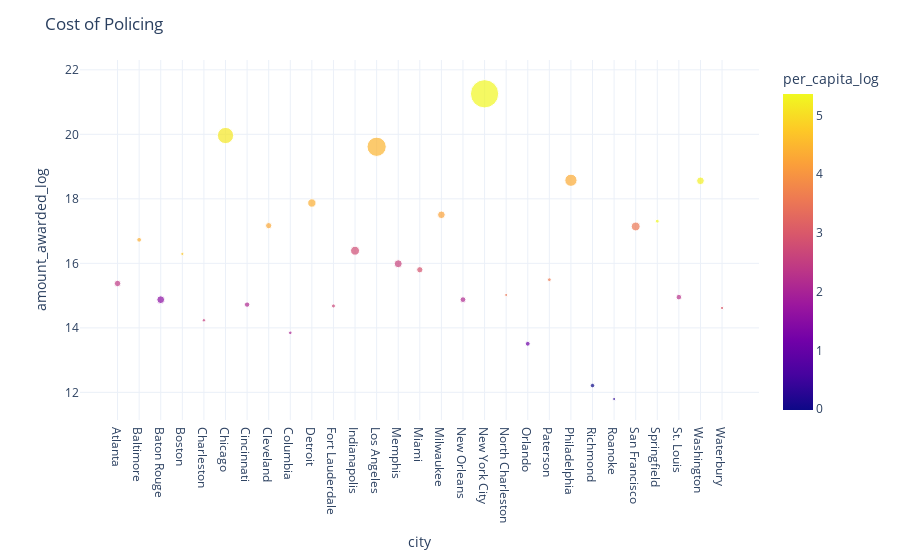

Write notebook code for a chart like this one.
### Code cell
fig = px.scatter(df, x='city', y='amount_awarded_log'
                 ,size='Estimates Base'
                 , hover_data=['amount_awarded_log','Incident_count','city']
                 ,color= 'per_capita_log')
fig.update_layout(template='plotly_white')
fig.update_layout(title='Cost of Policing')
fig.show()

### Figure 1 — Plotly figure (JSON) as saved in the notebook; plotly's stock layout.template omitted (floating-point values rounded to 4 significant figures)
{"data": [{"customdata": [[65], [82], [30], [51], [59], [1515], [54], [142], [27], [503], [54], [236], [997], [254], [87], [56], [27], [32632], [108], [24], [56], [1423], [6], [2], [87], [40], [14], [370], [15]], "hovertemplate": "city=%{x}<br>amount_awarded_log=%{y}<br>Estimates Base=%{marker.size}<br>Incident_count=%{customdata[0]}<br>per_capita_log=%{marker.color}<extra></extra>", "legendgroup": "", "marker": {"color": [2.411, 4.386, 1.539, 4.729, 2.536, 5.156, 2.119, 4.277, 2.067, 4.392, 2.661, 2.774, 4.466, 2.6, 2.903, 4.209, 2.127, 5.34, 3.531, 1.123, 3.6, 4.338, -0.01665, 0.3128, 3.544, 5.368, 2.279, 5.251, 3.005], "coloraxis": "coloraxis", "size": [427059, 229423, 617792, 105148, 120364, 2695652, 297025, 396665, 130421, 713898, 165754, 820457, 3793139, 651873, 399481, 594498, 343828, 8175031, 97579, 238836, 146181, 1526012, 204375, 96910, 805184, 153132, 319289, 601767, 110309], "sizemode": "area", "sizeref": 20440.0, "symbol": "circle"}, "mode": "markers", "name": "", "orientation": "v", "showlegend": false, "type": "scatter", "x": ["Atlanta", "Baltimore", "Baton Rouge", "Boston", "Charleston", "Chicago", "Cincinnati", "Cleveland", "Columbia", "Detroit", "Fort Lauderdale", "Indianapolis", "Los Angeles", "Memphis", "Miami", "Milwaukee", "New Orleans", "New York City", "North Charleston", "Orlando", "Paterson", "Philadelphia", "Richmond", "Roanoke", "San Francisco", "Springfield", "St. Louis", "Washington", "Waterbury"], "xaxis": "x", "y": [15.38, 16.73, 14.87, 16.29, 14.23, 19.96, 14.72, 17.17, 13.85, 17.87, 14.68, 16.39, 19.61, 15.99, 15.8, 17.5, 14.88, 21.26, 15.02, 13.51, 15.49, 18.58, 12.21, 11.79, 17.14, 17.31, 14.95, 18.56, 14.62], "yaxis": "y"}], "layout": {"coloraxis": {"colorbar": {"title": {"text": "per_capita_log"}}, "colorscale": [[0, "#0d0887"], [0.1111, "#46039f"], [0.2222, "#7201a8"], [0.3333, "#9c179e"], [0.4444, "#bd3786"], [0.5556, "#d8576b"], [0.6667, "#ed7953"], [0.7778, "#fb9f3a"], [0.8889, "#fdca26"], [1, "#f0f921"]]}, "legend": {"itemsizing": "constant", "tracegroupgap": 0}, "margin": {"t": 60}, "title": {"text": "Cost of Policing"}, "xaxis": {"anchor": "y", "domain": [0, 1], "title": {"text": "city"}}, "yaxis": {"anchor": "x", "domain": [0, 1], "title": {"text": "amount_awarded_log"}}}}
